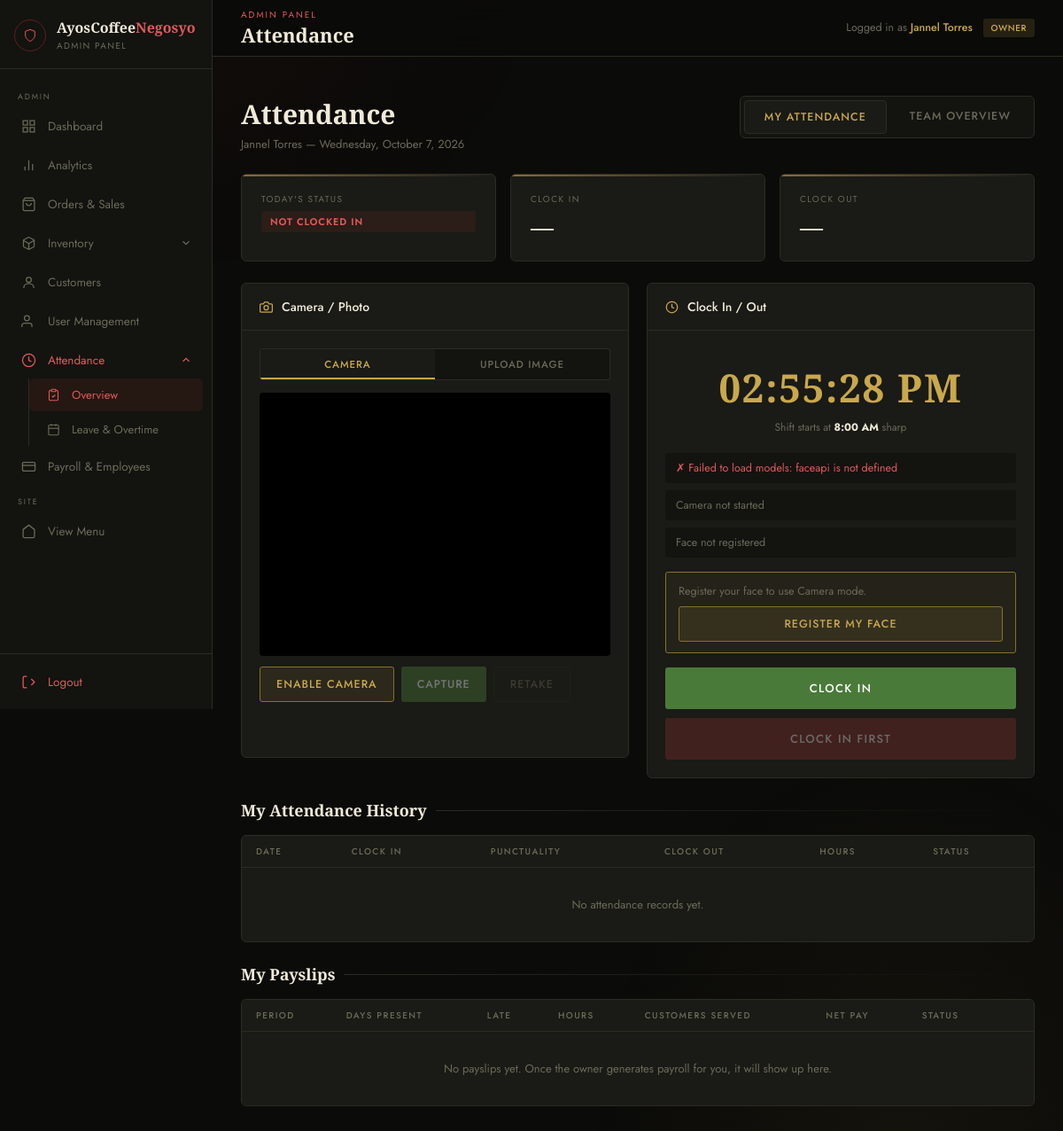
The page /admin/admin-attendance.php (signed in) on the database as committed earlier.
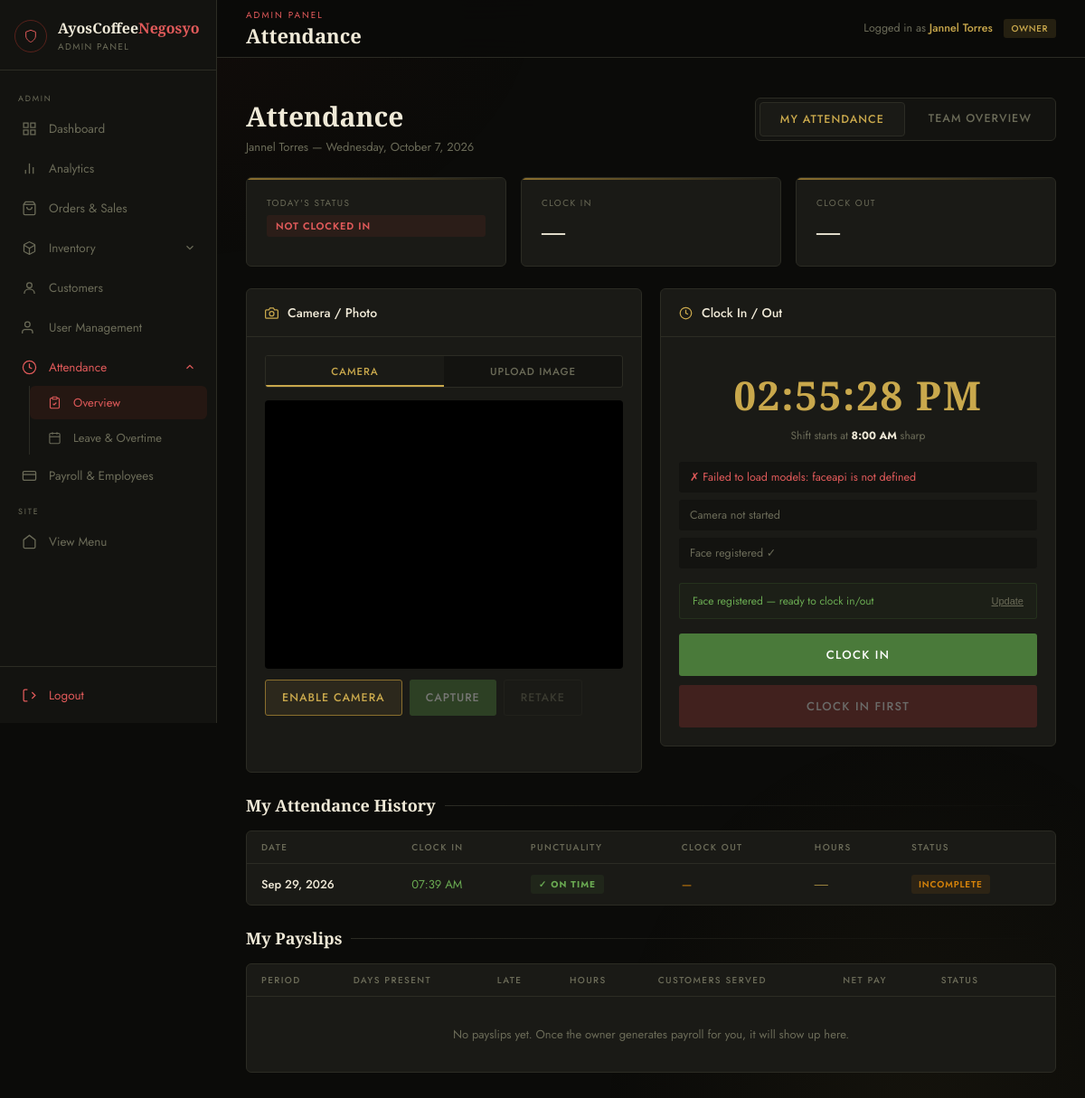
The same page on the database as committed later.
### tables this page shows
CREATE TABLE `attendance` (
  `id` int(11) NOT NULL,
  `user_id` int(11) DEFAULT NULL,
  `admin_id` int(11) DEFAULT NULL,
  `type` enum('user','admin') NOT NULL DEFAULT 'user',
  `actor_role` varchar(20) DEFAULT NULL,
  `clock_in` datetime DEFAULT NULL,
  `clock_out` datetime DEFAULT NULL,
  `date` date NOT NULL,
  `photo_in` text DEFAULT NULL,
  `photo_out` text DEFAULT NULL,
  `status` varchar(20) DEFAULT 'present',
  `created_at` timestamp NOT NULL DEFAULT current_timestamp(),
  `punctuality` varchar(20) DEFAULT NULL,
  `minutes_late` int(11) DEFAULT 0,
  `override_by` varchar(100) DEFAULT NULL,
  `upload_mode` tinyint(1) DEFAULT 0,
  `shift_notes` text DEFAULT NULL,
  `customers_served` int(11) DEFAULT NULL
);

### admin/admin-attendance.php (the view, shortened to what the changed rows need)
<?php
include 'admin-config.php';
$adminId   = (int)($_SESSION['admin']['id'] ?? 0);
$adminRole = $_SESSION['admin']['role'] ?? 'staff';
$isOwner   = $adminRole === 'owner';
$canServeCustomers = in_array($adminRole, ['admin', 'staff'], true);
$conn->query("
    CREATE TABLE IF NOT EXISTS attendance (
        id INT AUTO_INCREMENT PRIMARY KEY,
        user_id INT DEFAULT NULL,
        admin_id INT DEFAULT NULL,
        type ENUM('user','admin') NOT NULL DEFAULT 'user',
        clock_in DATETIME DEFAULT NULL,
        clock_out DATETIME DEFAULT NULL,
        date DATE NOT NULL,
        photo_in TEXT DEFAULT NULL,
        photo_out TEXT DEFAULT NULL,
        status VARCHAR(20) DEFAULT 'present',
        punctuality VARCHAR(20) DEFAULT NULL,
        minutes_late INT DEFAULT 0,
        upload_mode TINYINT(1) DEFAULT 0,
        created_at TIMESTAMP DEFAULT CURRENT_TIMESTAMP
    )
");
$conn->query("ALTER TABLE attendance ADD COLUMN IF NOT EXISTS punctuality VARCHAR(20) DEFAULT NULL");
$conn->query("ALTER TABLE attendance ADD COLUMN IF NOT EXISTS minutes_late INT DEFAULT 0");
$conn->query("ALTER TABLE attendance ADD COLUMN IF NOT EXISTS upload_mode TINYINT(1) DEFAULT 0");
$conn->query("ALTER TABLE attendance ADD COLUMN IF NOT EXISTS actor_role VARCHAR(20) DEFAULT NULL");
$conn->query("ALTER TABLE attendance ADD COLUMN IF NOT EXISTS shift_notes TEXT DEFAULT NULL");
$conn->query("ALTER TABLE attendance ADD COLUMN IF NOT EXISTS customers_served INT DEFAULT 0");
$conn->query("
    CREATE TABLE IF NOT EXISTS face_descriptors (
        id INT AUTO_INCREMENT PRIMARY KEY,
        user_id INT DEFAULT NULL,
        admin_id INT DEFAULT NULL,
        type ENUM('user','admin') NOT NULL DEFAULT 'user',
        descriptor TEXT NOT NULL,
        created_at TIMESTAMP DEFAULT CURRENT_TIMESTAMP,
        updated_at TIMESTAMP DEFAULT CURRENT_TIMESTAMP ON UPDATE CURRENT_TIMESTAMP
    )
");
$todayRecord = null;
$faceRegistered = false;
$faceRes = $conn->query("SELECT descriptor FROM face_descriptors WHERE admin_id = $adminId AND type = 'admin' LIMIT 1");
if ($faceRes && $faceRes->num_rows > 0) {
    $faceRegistered   = true;
}
$history = $conn->query("
    SELECT * FROM attendance
    WHERE admin_id = $adminId AND type = 'admin'
    ORDER BY date DESC, clock_in DESC
    LIMIT 30
")->fetch_all(MYSQLI_ASSOC);
$myEmployee = $conn->query("SELECT id FROM employees WHERE admin_id = $adminId LIMIT 1")->fetch_assoc();
$activeTab   = ($_GET['tab'] ?? 'my') === 'team' && $isOwner ? 'team' : 'my';
?>
<!DOCTYPE html>
<html lang="en">
<head>
</head>
<body>
<div id="mainContent">
    <div class="page-body">
        <?php if ($activeTab === 'my'): ?>
        <div class="two-col">
            <div class="panel">
                <div class="panel-body">
                    <div class="live-clock" id="liveClock">--:-- --</div>
                    <div class="shift-hint">Shift starts at <strong>8:00 AM</strong> sharp</div>
                    <div style="height:16px"></div>
                    <div class="readiness">
                        <div class="ready-item" id="r-models">Loading face detection models...</div>
                        <div class="ready-item" id="r-camera">Camera not started</div>
                        <div class="ready-item" id="r-face"><?= $faceRegistered ? 'Face registered ✓' : 'Face not registered' ?></div>
                    </div>
                    <?php if (!$faceRegistered): ?>
                    <div style="background:rgba(201,168,76,0.06);border:1px solid var(--gold-dim);border-radius:3px;padding:12px 14px;font-size:12.5px;color:var(--muted);margin-bottom:16px">
                        Register your face to use Camera mode.
                        <button class="btn btn-gold" onclick="openFaceModal()" style="margin-top:8px;width:100%;justify-content:center">Register My Face</button>
                    </div>
                    <?php else: ?>
                    <div style="background:rgba(74,122,58,0.06);border:1px solid rgba(74,122,58,0.2);border-radius:3px;padding:10px 14px;font-size:12px;color:var(--green-lt);margin-bottom:16px;display:flex;align-items:center;gap:8px">
                        Face registered — ready to clock in/out
                        <button onclick="openFaceModal()" style="margin-left:auto;background:transparent;border:none;color:var(--muted);font-size:11px;cursor:pointer;text-decoration:underline">Update</button>
                    </div>
                    <?php endif; ?>
                    <div class="action-btns">
                        <?php $canClockIn = !$todayRecord || (!$todayRecord['clock_in']); $canClockOut = $todayRecord && $todayRecord['clock_in'] && !$todayRecord['clock_out']; ?>
                        <button class="clock-btn clock-in-btn" id="clock-in-btn" <?= !$canClockIn ? 'disabled' : '' ?>><?= !$canClockIn ? 'Already Clocked In' : 'Clock In' ?></button>
                        <button class="clock-btn clock-out-btn" id="clock-out-btn" <?= !$canClockOut ? 'disabled' : '' ?>></button>
                    </div>
                </div>
            </div>
        </div>
        <div>
            <div class="table-card">
                <table>
                    <thead><tr><th>Date</th><th>Clock In</th><th>Punctuality</th><th>Clock Out</th><th>Hours</th><?php if ($canServeCustomers): ?><th>Served</th><?php endif; ?><th>Status</th></tr></thead>
                    <tbody>
                    <?php if (empty($history)): ?>
                        <tr class="empty-row"><td colspan="<?= $canServeCustomers ? 7 : 6 ?>">No attendance records yet.</td></tr>
                    <?php else: foreach ($history as $h):
                        $hoursStr='—';$badge='incomplete';
                        $punct=$h['punctuality']??null; $minsLate=(int)($h['minutes_late']??0);
                    ?><tr>
                        <td style="font-weight:500;color:var(--cream)"><?= date('M j, Y', strtotime($h['date'])) ?></td>
                        <td style="color:var(--green-lt)"><?= $h['clock_in'] ? date('h:i A',strtotime($h['clock_in'])) : '—' ?></td>
                        <td><?php if ($punct==='on_time'): ?><span class="punct-badge on-time">✓ On Time</span><?php elseif ($punct==='late'): ?><span class="punct-badge late">✗ Late +<?= $minsLate ?>min</span><?php else: ?><span class="punct-badge none">—</span><?php endif; ?></td>
                        <td style="color:var(--amber)"><?= $h['clock_out'] ? date('h:i A',strtotime($h['clock_out'])) : '—' ?></td>
                        <td style="font-family:'Cormorant Garamond',serif;font-size:15px;color:var(--gold)"><?= $hoursStr ?></td>
                        <td><span class="att-badge <?= $badge ?>"><?= $badge==='complete'?'Complete':'Incomplete' ?></span></td>
                    </tr><?php endforeach; endif; ?>
                    </tbody>
                </table>
            </div>
        </div>
        <?php if ($myEmployee): ?>
        <div>
            <div class="table-card">
                <table>
                    <thead><tr><th>Period</th><th>Days Present</th><th>Late</th><th>Hours</th><th>Customers Served</th><th>Net Pay</th><th>Status</th><th></th></tr></thead>
                </table>
            </div>
        </div>
        <?php endif; ?>
        <?php endif; ?>
    </div>
</div>
</body>
</html>

Rows that differ between the two databases and show on the page:
added attendance: date "Sep 29, 2026", clock_in "07:39 AM", punctuality "✓ ON TIME", hoursStr "—"
Other text that changed with them:
text no longer shown: "Face not registered Register your face to use Camera mode. REGISTER MY FACE No attendance records yet."
text now shown: "Face registered ✓ Face registered — ready to clock in/out Update"
